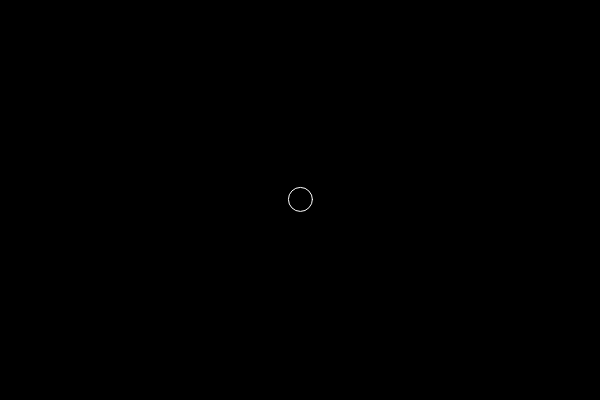
Frame 1 (no input)
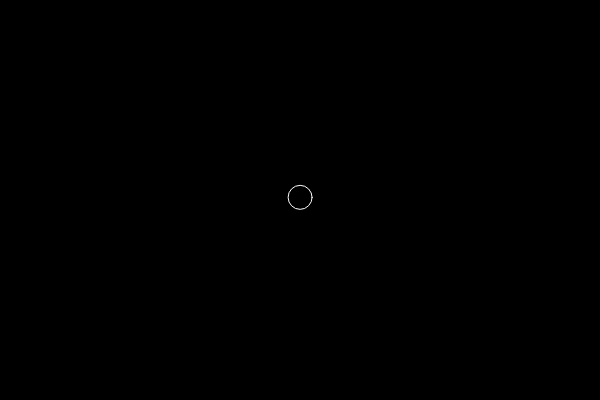
Frame 60 (no input)
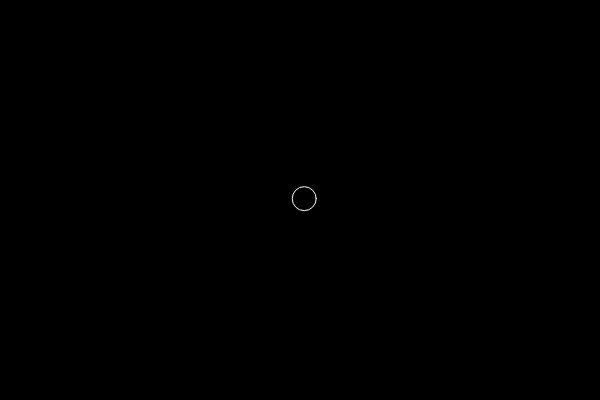
Frame 120 (the mouse pressed at the canvas centre since frame 60)

The p5.js sketch that drew these frames (run headless with seeded random() and noise() and a simulated clock; from frame 60 on, the mouse is pressed at the canvas centre):

// p5.js sketch
// ── sketch.js
var bubble = {
  x:300,
  y:200,
  display:function () {
    stroke (255);
    noFill ();
    ellipse (this.x, this.y, 24, 24);
  },
  move: function() {
    this.x=this.x+random (-1, 1);
    this.y=this.y+random (-1, 1);
  }
}

function setup() {
  createCanvas(600, 400);
}

function draw() {
  background (0);
  bubble.move();
  bubble.display();
}
